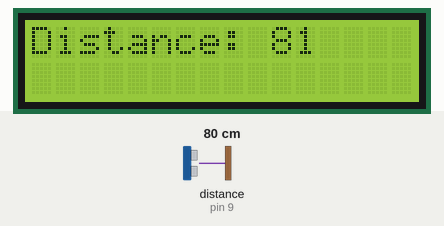
This sketch was run on a simulated Arduino Uno, built with avr-gcc and run on an emulated ATmega328P. Parts: 16×2 character LCD. The test bench sets the inputs (shaded band); at power-on: distance to the obstacle (sensor on pin 9) 80 cm. The echo pulse lasts 58.3 µs per cm.

Above: at 1.3 s.
1.4 s: distance to the obstacle (sensor on pin 9) set to 2 cm
At 3.3 s:
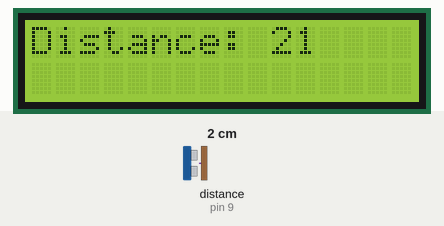
3.6 s: distance to the obstacle (sensor on pin 9) set to 4 cm
At 5.0 s:
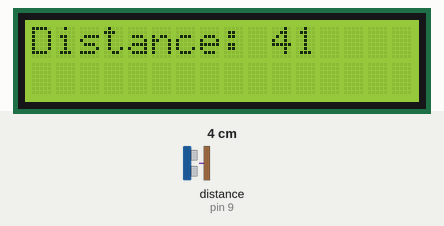
5.6 s: distance to the obstacle (sensor on pin 9) set to 9 cm
At 6.7 s:
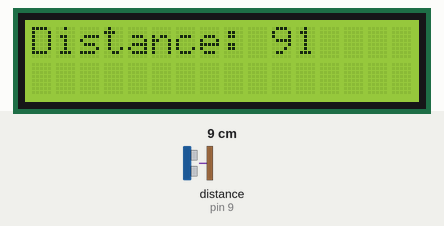
Timing chart, 0 to 8.6 s (numbered marks = the images above; inputs shaded):
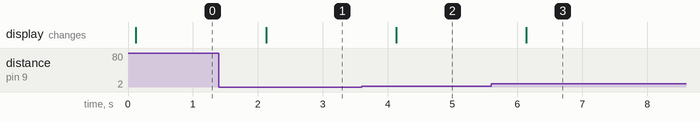

The sketch:

lcd.ino
```cpp
#include <LiquidCrystal.h> // includes the LiquidCrystal Library
#include <NewPing.h>

#define TRIGGER_PIN  8
#define ECHO_PIN     9
#define MAX_DISTANCE 200

LiquidCrystal lcd(1, 2, 4, 5, 6, 7); // Creates an LCD object. Parameters: (rs, enable, d4, d5, d6, d7)

NewPing sonar(TRIGGER_PIN, ECHO_PIN, MAX_DISTANCE);

int distanceCm;


void setup() {
  lcd.begin(16,2); // Initializes the interface to the LCD screen, and specifies the dimensions (width and height) of the display

  Serial.begin(9600);
  delay(50);
}

void loop() {
  distanceCm = sonar.ping_cm();

  lcd.setCursor(0,0); // Sets the location at which subsequent text written to the LCD will be displayed
  lcd.print("Distance: "); // Prints string "Distance" on the LCD
  lcd.print(distanceCm); // Prints the distance value from the sensor
  delay(1000);

}
```

Measured:
- after the input at 1.4 s, the display: changes after 0.73 s (image 1)
- after the input at 3.6 s, the display: changes after 0.53 s (image 2)
- after the input at 5.6 s, the display: changes after 0.54 s (image 3)
